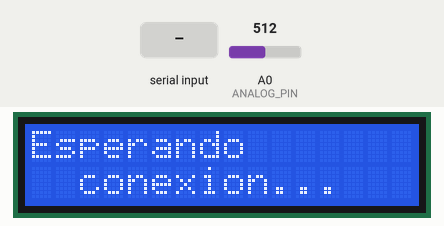
Simulated run of this sketch. Board: Arduino Uno, built with avr-gcc and run on an emulated ATmega328P. Parts: 16×2 character LCD. The test bench sets the inputs (shaded band); at power-on: A0 (ANALOG_PIN) = 512. What the sketch prints to the serial monitor is not drawn.

Above: at 1.2 s.
1.3 s: "a" received over Serial
At 2.45 s:
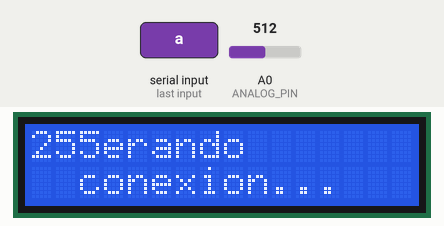
4.3 s: A0 (ANALOG_PIN) set to 0
At 5.3 s:
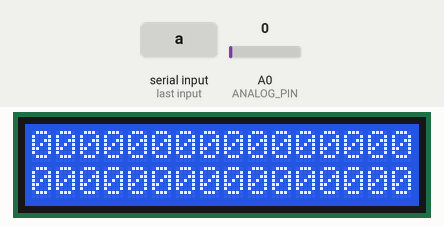
6.0 s: A0 (ANALOG_PIN) set to 122
At 6.22 s:
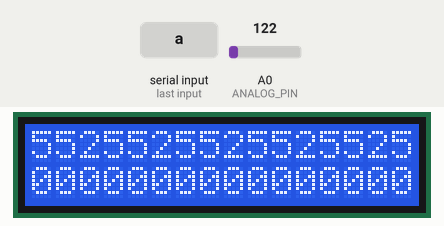
Timing chart, 0 to 9.0 s (numbered marks = the images above; inputs shaded):
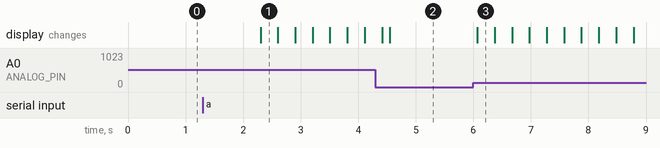

Measured:
- after the input at 1.3 s, the display: changes after 1.0 s (image 1)
- after the input at 6.0 s, the display: changes after 0.07 s (image 3)

The sketch:

RNG_LCD.ino
```cpp
#include <LiquidCrystal.h>
LiquidCrystal lcd(12,11,5,4,3,2);

#define BAUD_RATE 9600
#define ANALOG_PIN 0
#define LARGO 16
#define ANCHO 2

//Variables globales
bool enviar = false;

void setup() {
  //Inicializar LCD
  lcd.begin(LARGO,ANCHO);
  printInicio();

  //Inicializa Serial
  Serial.begin(BAUD_RATE);
}

//Imprime esperando conexion
void printInicio(){
  lcd.setCursor(0,0);
  lcd.print("Esperando");
  lcd.setCursor(2,1);
  lcd.print("conexion...");
  lcd.setCursor(0,0);
}


void loop() {
  int _valorPin = analogRead(ANALOG_PIN);

  static int _contador = 0;
  static byte _salida = 0;
  if(_valorPin) {
    _salida = (_salida << 1) | 0x01;
  }
  else {
    _salida = (_salida << 1);
  }

  _contador++;
  _contador %= 8;
  if(_contador == 0) {
    if(enviar) {
      Serial.println(_salida);
      lcd.print(_salida);
    }
    _salida = 0;
  }

  if(!Serial.available()){  //Esperando conexion serial
    /*******************/
  }
  else {
    String info = readSerial();
    if(info == "a"){
      enviar = true;
    }
    else {
      Serial.flush();
    }
  }
}

String readSerial(){
  String data = "";
  while(Serial.available()){
    data += Serial.readString();
  }
  return data;
}
```
